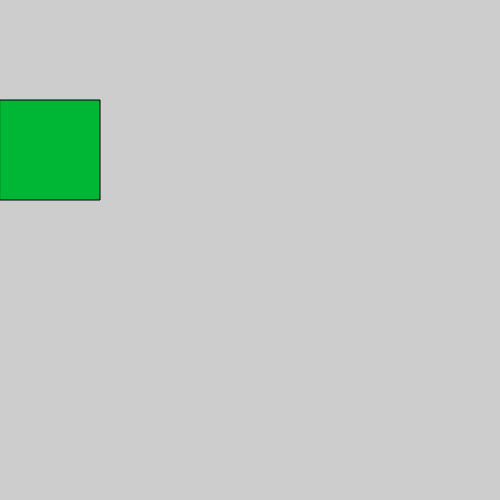
Frame 1 (no input)
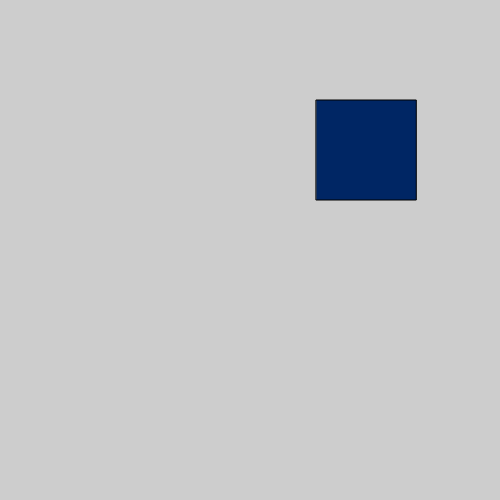
Frame 60 (no input)
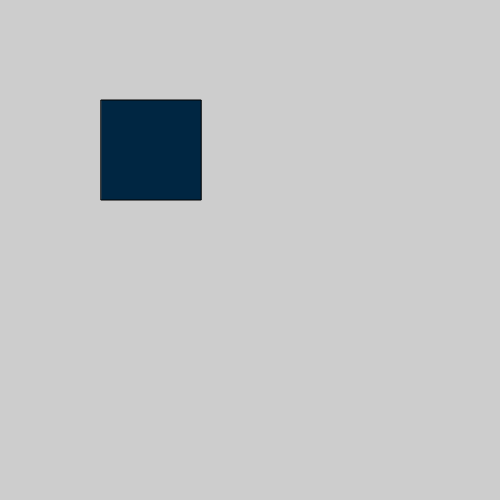
Frame 120 (the mouse pressed at the canvas centre since frame 60)

The p5.js sketch that drew these frames (run headless with seeded random() and noise() and a simulated clock; from frame 60 on, the mouse is pressed at the canvas centre):

// p5.js sketch
// ── sketch.js
let x = 0 ;

function setup() {
  createCanvas(500, 500);
}

function draw() {
  background(205);
  fill(0,random(255),random(255));
  rect(x,100,100,100);
  x = x + random(10);

  if(x >= width){
    x = 0;

  }



}
